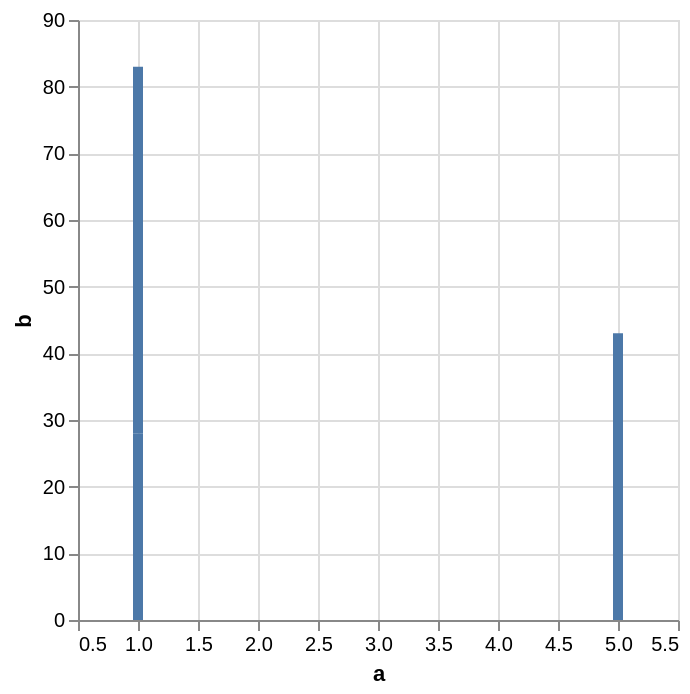

Here is the Vega-Lite specification saved for this chart:
### Vega specification from a JSON file in a GitHub repository (floating-point values rounded to 4 significant figures)
{"$schema": "https://vega.github.io/schema/vega/v6.json", "background": "white", "padding": 5, "width": 300, "height": 300, "style": "cell", "data": [{"name": "source_0", "values": [{"a": 1, "b": 28}, {"a": 1, "b": 55}, {"a": 5, "b": 43}]}, {"name": "data_0", "source": "source_0", "transform": [{"type": "stack", "groupby": ["a"], "field": "b", "sort": {"field": [], "order": []}, "as": ["b_start", "b_end"], "offset": "zero"}, {"type": "filter", "expr": "isValid(datum[\"a\"]) && isFinite(+datum[\"a\"]) && isValid(datum[\"b\"]) && isFinite(+datum[\"b\"])"}]}], "marks": [{"name": "marks", "type": "rect", "style": ["bar"], "from": {"data": "data_0"}, "encode": {"update": {"fill": {"value": "#4c78a8"}, "ariaRoleDescription": {"value": "bar"}, "description": {"signal": "\"a: \" + (format(datum[\"a\"], \"\")) + \"; b: \" + (format(datum[\"b\"], \"\"))"}, "xc": {"scale": "x", "field": "a"}, "width": {"value": 5}, "y": {"scale": "y", "field": "b_end"}, "y2": {"scale": "y", "field": "b_start"}}}}], "scales": [{"name": "x", "type": "linear", "domain": {"data": "data_0", "field": "a"}, "range": [0, {"signal": "width"}], "nice": true, "zero": false, "padding": 5}, {"name": "y", "type": "linear", "domain": {"data": "data_0", "fields": ["b_start", "b_end"]}, "range": [{"signal": "height"}, 0], "nice": true, "zero": true}], "axes": [{"scale": "x", "orient": "bottom", "gridScale": "y", "grid": true, "tickCount": {"signal": "ceil(width/40)"}, "domain": false, "labels": false, "aria": false, "maxExtent": 0, "minExtent": 0, "ticks": false, "zindex": 0}, {"scale": "y", "orient": "left", "gridScale": "x", "grid": true, "tickCount": {"signal": "ceil(height/40)"}, "domain": false, "labels": false, "aria": false, "maxExtent": 0, "minExtent": 0, "ticks": false, "zindex": 0}, {"scale": "x", "orient": "bottom", "grid": false, "title": "a", "labelAngle": 0, "labelBaseline": "top", "labelFlush": true, "labelOverlap": true, "tickCount": {"signal": "ceil(width/40)"}, "zindex": 0}, {"scale": "y", "orient": "left", "grid": false, "title": "b", "labelOverlap": true, "tickCount": {"signal": "ceil(height/40)"}, "zindex": 0}]}
